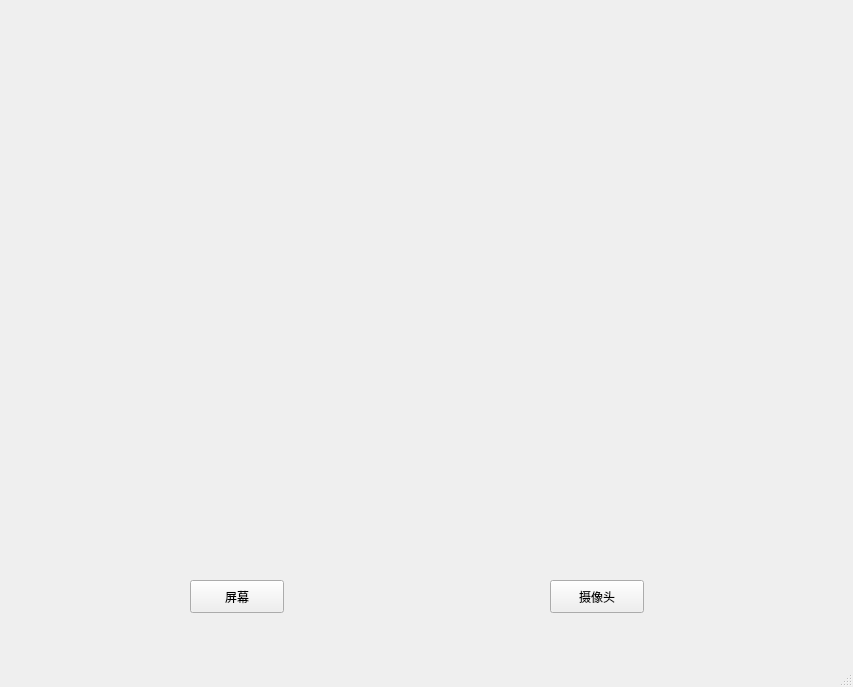
<?xml version="1.0" encoding="UTF-8"?>
<ui version="4.0">
 <class>MainWindow</class>
 <widget class="QMainWindow" name="MainWindow">
  <property name="geometry">
   <rect>
    <x>0</x>
    <y>0</y>
    <width>853</width>
    <height>687</height>
   </rect>
  </property>
  <property name="windowTitle">
   <string>MainWindow</string>
  </property>
  <widget class="QWidget" name="centralwidget">
   <widget class="QLabel" name="show_label">
    <property name="geometry">
     <rect>
      <x>50</x>
      <y>40</y>
      <width>721</width>
      <height>511</height>
     </rect>
    </property>
    <property name="minimumSize">
     <size>
      <width>100</width>
      <height>100</height>
     </size>
    </property>
    <property name="text">
     <string/>
    </property>
   </widget>
   <widget class="QPushButton" name="p1">
    <property name="geometry">
     <rect>
      <x>190</x>
      <y>580</y>
      <width>94</width>
      <height>33</height>
     </rect>
    </property>
    <property name="text">
     <string>屏幕</string>
    </property>
   </widget>
   <widget class="QPushButton" name="p2">
    <property name="geometry">
     <rect>
      <x>550</x>
      <y>580</y>
      <width>94</width>
      <height>33</height>
     </rect>
    </property>
    <property name="text">
     <string>摄像头</string>
    </property>
   </widget>
  </widget>
  <widget class="QMenuBar" name="menubar">
   <property name="geometry">
    <rect>
     <x>0</x>
     <y>0</y>
     <width>853</width>
     <height>32</height>
    </rect>
   </property>
  </widget>
  <widget class="QStatusBar" name="statusbar"/>
 </widget>
 <resources/>
 <connections/>
</ui>
